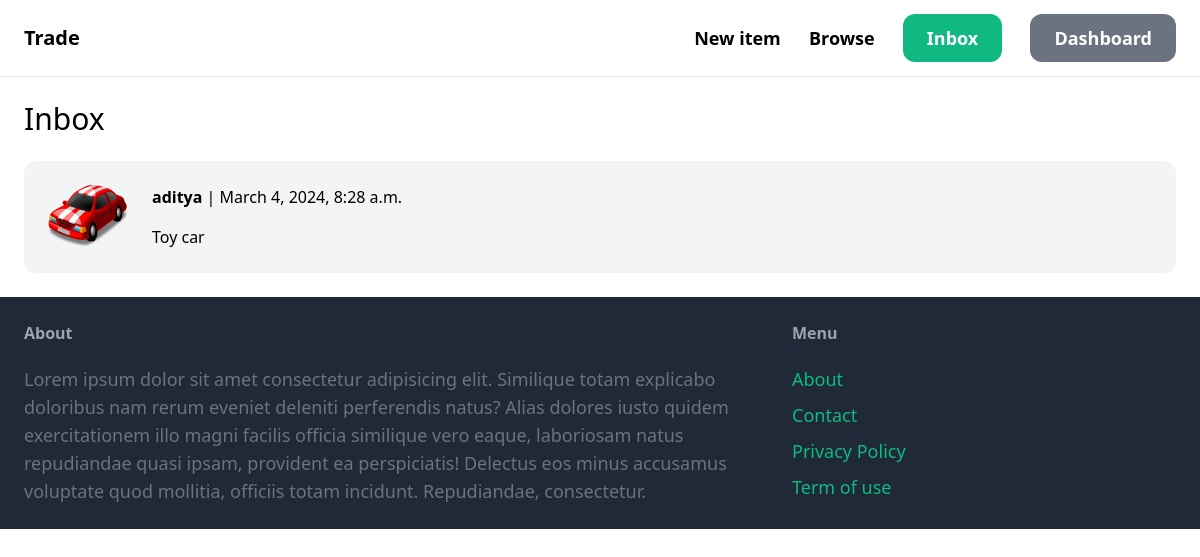
The page /inbox/ (signed in) on the database its author committed.
### conversation/models.py (models this page shows)
class Conversation(models.Model):
    item = models.ForeignKey(Item, related_name='conversations', on_delete=models.CASCADE)
    members = models.ManyToManyField(User, related_name='conversations')
    created_at = models.DateTimeField(auto_now_add=True)
    modified_at = models.DateTimeField(auto_now=True)
    class Meta:
        ordering = ('-modified_at',)

### item/models.py (models this page shows, shortened)
class Item(models.Model):
    category = models.ForeignKey(Category, related_name='items', on_delete=models.CASCADE)
    name = models.CharField(max_length=255)
    description = models.TextField(blank=True, null=True)
    price = models.FloatField()
    image = models.ImageField(upload_to='item_images',blank=True, null=True)
    is_sold = models.BooleanField(default=False)
    created_by = models.ForeignKey(User, related_name="items",on_delete= models.CASCADE)
    created_at = models.DateTimeField(auto_now_add=True)

### conversation/views.py (the view)
# urls.py: path('', views.inbox, name='inbox'),
@login_required
def inbox(request):
    conversations = Conversation.objects.filter(members__in=[request.user.id])
    return render(request, 'conversation/inbox.html', {
        'conversations': conversations
    })

### conversation/templates/conversation/inbox.html (shortened to what this page needs)
{% extends 'core/base.html' %}
{% block content %}
<h1 class="mb-6 text-3xl">Inbox</h1>
<div class="space-y-6">
    {% for conversation in conversations %}
        <a href="{% url 'conversation:detail' conversation.id %}">
            <div class="p-6 flex bg-gray-100 rounded-xl">
                <div class="pr-6">
                    <img src="{{ conversation.item.image.url }}" class="w-20 rounded-xl">
                </div>
                <div>
                    {% for member in conversation.members.all %}
                        {% if member != request.user %}
                            <p class="mb-4"><strong>{{ member.username }}</strong> | {{ conversation.modified_at }}</p>
                            <p>{{ conversation.item.name }}</p>
                        {% endif %}
                    {% endfor %}
                </div>
            </div>
        </a>
    {% endfor %}
</div>
{% endblock %}

### rows shown on the page
Conversation: item.image (picture), modified_at "March 4, 2024, 8:28 a.m.", item.name "Toy car"

### other values the page prints
{{ member.username }} "aditya"
